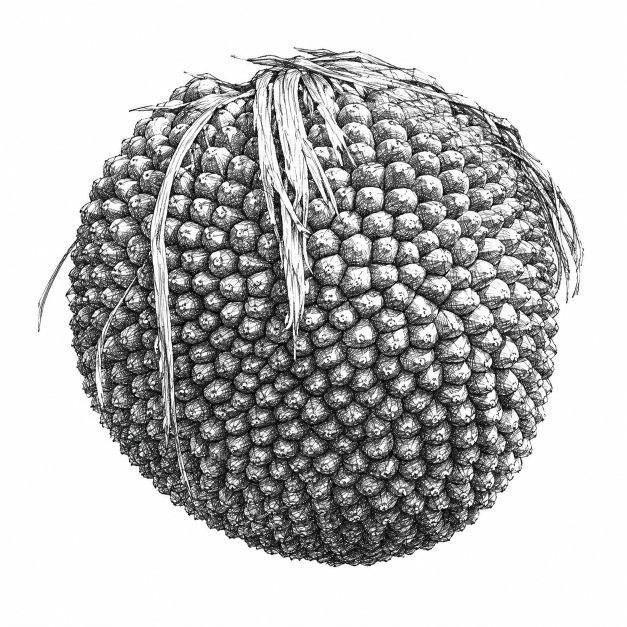
#> input picture 15_Off-Market/Concepts/Near_beach_palm_reveal/Other images/Pandanas_Palm_Fruit.png, 1254 x 1254 px (shown at 1/2 size)
$ python build_fruit_sprites.py
#> lines starting #> are read from the running program, lines starting #| are printed output that depends on the picture
#!/usr/bin/env python3
"""
build_fruit_sprites.py — turn the hand-drawn fruit into a rolling sprite sheet.

Takes `Other images/Pandanas_Palm_Fruit.png` (a front-on pen-and-ink pandanus
head) and wraps its real drupe texture around a sphere, rendering N frames of
one full barrel roll about the horizontal long axis.

Why this rather than drawing the fruit procedurally: the procedural version
never matched the hand of the tree. Why this rather than asking for 24 drawn
frames: a rolling object has to be pixel-consistent frame to frame or it
strobes, and separately-drawn frames never are. Here every frame comes from one
source image through one 3D mapping, so consistency is structural.

Two things the source forces:
  * Bracts hang across the fruit's face. They would smear round the sphere as it
    rolled, so the texture is sampled from a strand-free patch of drupes rather
    than from the whole fruit.
  * The drawing has its own baked-in lighting (bright upper-left). That must be
    flattened out, or the highlight would rotate WITH the surface instead of
    staying where the light is. The patch is de-lit, then re-lit per frame.

Run:  python3 build_fruit_sprites.py
Out:  fruit_sprites.png  (grid) + fruit_sprites.json (metadata)
"""

import json
import math
from pathlib import Path

import numpy as np
from PIL import Image, ImageFilter

HERE = Path(__file__).resolve().parent
SOURCE = HERE / "Other images" / "Pandanas_Palm_Fruit.png"

# --- tuning -----------------------------------------------------------------
PATCH_CENTRE = (830, 860)   # strand-free drupes (see patch candidates A-D)
PATCH = 340
FRAMES = 24                 # one full revolution; at 2.7s that is ~9fps of spin
TILE = 200                  # px per frame; it is only ever drawn at ~154px
COLS = 6
DRUPES_ACROSS = 8.0         # across the visible diameter
DRUPES_IN_PATCH = 6.0       # roughly how many the sampled patch spans
DELIGHT_BLUR = 34           # radius used to flatten the drawing's own shading
LIGHT = (-0.46, 0.66, 0.60)  # upper-left, toward the viewer
AMBIENT = 0.34
# The sphere is drawn smaller than the tile so protruding drupes have room to
# break the outline without being clipped by the tile edge.
BASE_R = 0.88
BUMP = 0.042                # how far a drupe top stands proud of the body
# ----------------------------------------------------------------------------


def delit_patch() -> np.ndarray:
    """Sampled drupes with the drawing's large-scale shading divided out, so we
    can apply our own lighting per frame."""
    im = Image.open(SOURCE).convert("L")
    x, y = PATCH_CENTRE
    p = im.crop((x - PATCH // 2, y - PATCH // 2, x + PATCH // 2, y + PATCH // 2))
    a = np.asarray(p).astype(np.float32) / 255.0
    base = np.asarray(p.filter(ImageFilter.GaussianBlur(DELIGHT_BLUR))).astype(np.float32) / 255.0
    flat = a / np.clip(base, 0.06, None)
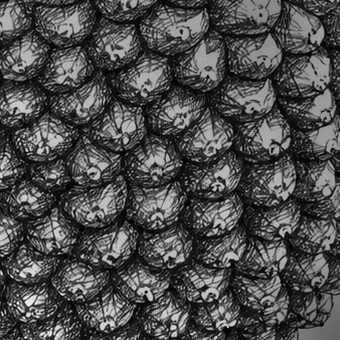
#> flat: shape (340, 340) float32; min 0, max 3.31, mean 1; drawn with min black and max white
    lo, hi = np.quantile(flat, 0.01), np.quantile(flat, 0.99)
#> lo = 0.0769; hi = 2.55
    flat = np.clip((flat - lo) / max(hi - lo, 1e-6), 0.0, 1.0)
    print(f"  de-lit patch {flat.shape}  mean {flat.mean():.3f}")
#|   de-lit patch (340, 340)  mean 0.374
    return flat


def build_wrap_texture(patch: np.ndarray, w: int, h: int) -> np.ndarray:
    """A texture of exactly (h, w) that is periodic in v (around the roll axis).

    Only v has to wrap — u runs along the axis and is traversed once. Mirror
    tiling was the first attempt and it put an obvious reflected seam down every
    sphere, because a reflection is a symmetry the eye reads instantly in a
    regular pattern like packed drupes. Tiling forward with a feathered
    cross-fade at each junction has no symmetry to spot.
    """
#> called with w = 453, h = 1424
    ph, pw = patch.shape
    band = ph // 4
    reps = int(np.ceil(h / (ph - band))) + 1
    col = np.zeros((reps * (ph - band) + band, pw), np.float32)
    ramp = np.linspace(0, 1, band, dtype=np.float32)[:, None]
    y = 0
    for r in range(reps):
        # shift each repeat sideways so the tiling does not line up in columns
        tile = np.roll(patch, (r * 97) % pw, axis=1)
        if r == 0:
            col[0:ph] = tile
        else:
            col[y:y + band] = col[y:y + band] * (1 - ramp) + tile[:band] * ramp
            col[y + band:y + ph] = tile[band:]
        y += ph - band
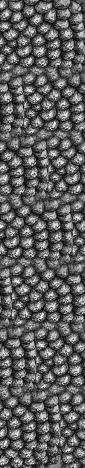
#> col: shape (1870, 340) float32 (shown at 1/4 size); min 0, max 1, mean 0.374
#> after the loop, y = 1785
    col = col[:h + band]
#> col: shape (1509, 340) float32

    # close the loop: fade the tail back into the head
    out = col[:h].copy()
    out[:band] = out[:band] * ramp + col[h:h + band] * (1 - ramp)
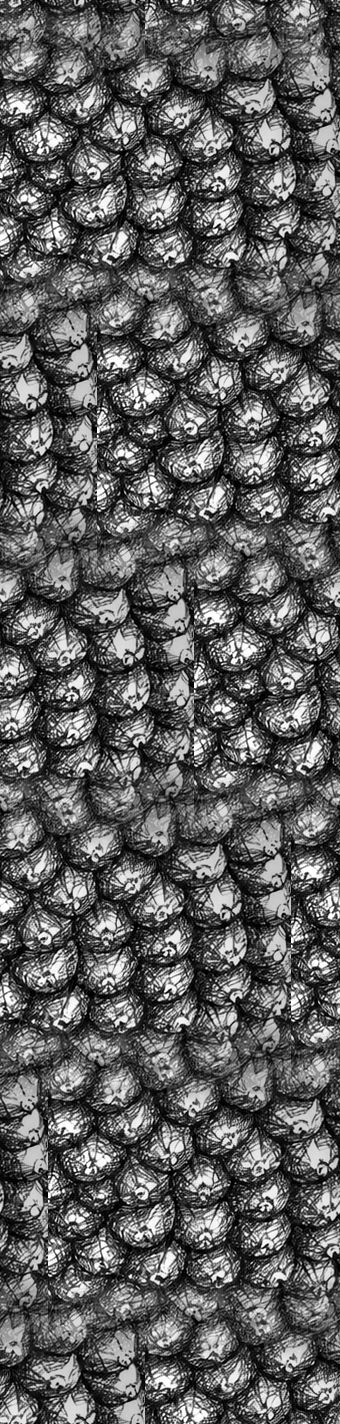
#> out: shape (1424, 340) float32; min 0, max 1, mean 0.374

    if pw != w:
        idx = np.clip((np.arange(w) / w * pw).astype(np.int64), 0, pw - 1)
        out = out[:, idx]
#> out: shape (1424, 453) float32
    return out


def sample_wrap(tex: np.ndarray, u: np.ndarray, v: np.ndarray) -> np.ndarray:
    """Bilinear: clamp along the axis, wrap around it."""
    h, w = tex.shape
    x0, y0 = np.floor(u).astype(np.int64), np.floor(v).astype(np.int64)
    fx, fy = u - x0, v - y0
    x0c, x1c = np.clip(x0, 0, w - 1), np.clip(x0 + 1, 0, w - 1)
    y0c, y1c = np.mod(y0, h), np.mod(y0 + 1, h)
    a = tex[y0c, x0c] * (1 - fx) + tex[y0c, x1c] * fx
    b = tex[y1c, x0c] * (1 - fx) + tex[y1c, x1c] * fx
    return a * (1 - fy) + b * fy


def render(tex: np.ndarray) -> Image.Image:
    px_per_drupe = PATCH / DRUPES_IN_PATCH
    # along the roll axis: the visible diameter spans DRUPES_ACROSS drupes
    span_axis = DRUPES_ACROSS * px_per_drupe
    # around the axis: a full turn is pi x the diameter
    span_round = DRUPES_ACROSS * math.pi * px_per_drupe
    TEXW, TEXH = int(round(span_axis)), int(round(span_round))
    tex = build_wrap_texture(tex, TEXW, TEXH)
    # A separate height map at DRUPE scale. Displacing by the raw texture makes
    # every pen stroke a spike and the fruit comes out looking like a chestnut —
    # the outline should be chewed up by the drupes, not by the hatching.
    drupe_px = PATCH / DRUPES_IN_PATCH
    hb = Image.fromarray((tex * 255).astype(np.uint8)).filter(
        ImageFilter.GaussianBlur(drupe_px * 0.22))
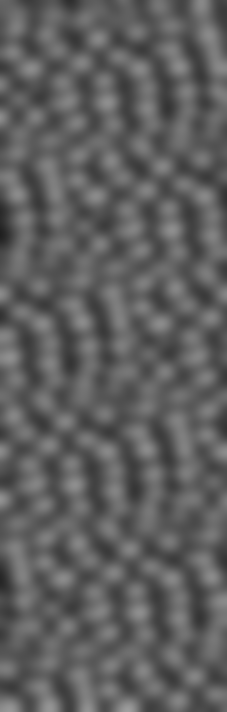
#> hb: PIL image 453x1424 L (shown at 1/2 size); min 31, max 158, mean 94.8
    height = np.asarray(hb).astype(np.float32) / 255.0
    hlo, hhi = np.quantile(height, 0.05), np.quantile(height, 0.95)
#> hlo = 0.259; hhi = 0.486
    height = np.clip((height - hlo) / max(hhi - hlo, 1e-6), 0, 1)
    print(f"  wrap texture {tex.shape}  height map blur {drupe_px*0.22:.1f}px")
#|   wrap texture (1424, 453)  height map blur 12.5px

    lx, ly, lz = LIGHT
    ln = math.sqrt(lx * lx + ly * ly + lz * lz)
    lx, ly, lz = lx / ln, ly / ln, lz / ln

    g = (np.arange(TILE) + 0.5) / TILE * 2 - 1
    GX, GY = np.meshgrid(g, -g)
    # work in units where the body has radius 1, then scale into the tile
    X, Y = GX / BASE_R, GY / BASE_R
    rq = np.sqrt(X * X + Y * Y)
    # Beyond the body radius we are on a protruding drupe, so clamp the surface
    # point to the rim rather than going imaginary.
    rc = np.clip(rq, 1e-6, 1.0)
    Xc, Yc = X / np.maximum(rq, 1.0), Y / np.maximum(rq, 1.0)
    Z = np.sqrt(np.clip(1.0 - np.minimum(rq, 1.0) ** 2, 0, None))

    rows = math.ceil(FRAMES / COLS)
    sheet = Image.new("RGBA", (COLS * TILE, rows * TILE), (0, 0, 0, 0))
#> sheet: PIL image 1200x800 RGBA; every value is 0

    for f in range(FRAMES):
        rot = f / FRAMES * 2 * math.pi
        # Un-rotate the surface point to find where it sits on the texture.
        # Rotation is about X, so the axial coordinate never changes — only the
        # angle around the axis does. That IS the barrel roll.
        ny = Yc * math.cos(-rot) - Z * math.sin(-rot)
        nz = Yc * math.sin(-rot) + Z * math.cos(-rot)
        theta = np.arctan2(ny, nz)

        u = (Xc + 1) * 0.5 * (TEXW - 1)
        v = (theta + math.pi) / (2 * math.pi) * TEXH
        val = sample_wrap(tex, u, v)

        # --- silhouette displacement ------------------------------------
        # A perfect circle is the one thing that gives this away as geometry:
        # on a real head the drupes stand proud and chew up the outline. Push
        # the alpha boundary out by the drupe height sampled AT THE RIM, so the
        # bumps belong to the drupes actually sitting on the edge — and change
        # as it rolls, rather than being a fixed decorative wobble.
        # Along the silhouette the texture angle is constant for the top half
        # and flips by pi for the bottom, so sampling it directly leaves a hard
        # notch where the two meet — at the poles of the roll axis, the left and
        # right extremes. Sample both and cross-fade through the flip.
        th_up = math.atan2(math.cos(rot), -math.sin(rot))
        th_dn = th_up + math.pi
        v_up = (th_up + math.pi) / (2 * math.pi) * TEXH
        v_dn = (th_dn + math.pi) / (2 * math.pi) * TEXH
        h_up = sample_wrap(height, u, np.full_like(u, v_up))
        h_dn = sample_wrap(height, u, np.full_like(u, v_dn))
        sgn = np.clip(Yc / 0.22, -1, 1)                  # smooth sign of sin(phi)
        w_up = (sgn + 1) * 0.5
        rim_h = h_up * w_up + h_dn * (1 - w_up)
        edge_r = 1.0 + BUMP * (1.0 - rim_h)   # ink (dark in source) = drupe body

        # relight: our own lambert on the flattened texture
        lam = np.clip(X * lx + Y * ly + Z * lz, 0, None)
        shade = AMBIENT + (1 - AMBIENT) * np.power(lam, 0.85)
        # The source is dark ink on white paper. The deck's dark theme is the
        # drawing inverted — the tree's strokes read LIGHT on black — so the
        # fruit has to be inverted too or it sits on the page as a dark blob
        # while the tree beside it is bright.
        ink = 1.0 - val
        out = np.clip((ink * 0.86 + 0.14) * shade, 0, 1)

        rgb = (out * 255).astype(np.uint8)
        # feather in units of the body radius, so it scales with the sprite
        a = np.clip((edge_r - rq) / 0.030, 0, 1)
        alpha = (a * 255).astype(np.uint8)

        tile = np.dstack([rgb, rgb, rgb, alpha])
        img = Image.fromarray(tile, "RGBA")
        sheet.paste(img, ((f % COLS) * TILE, (f // COLS) * TILE))
        if f % 9 == 0:
            print(f"  frame {f:2d}/{FRAMES}")
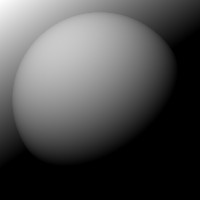
#> lam: shape (200, 200) float64; min 0, max 1.26, mean 0.388; drawn with min black and max white
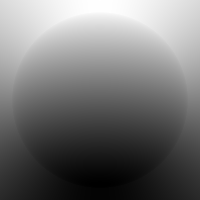
#> ny: shape (200, 200) float64; min -1, max 0.966, mean -0.105; drawn with min black and max white
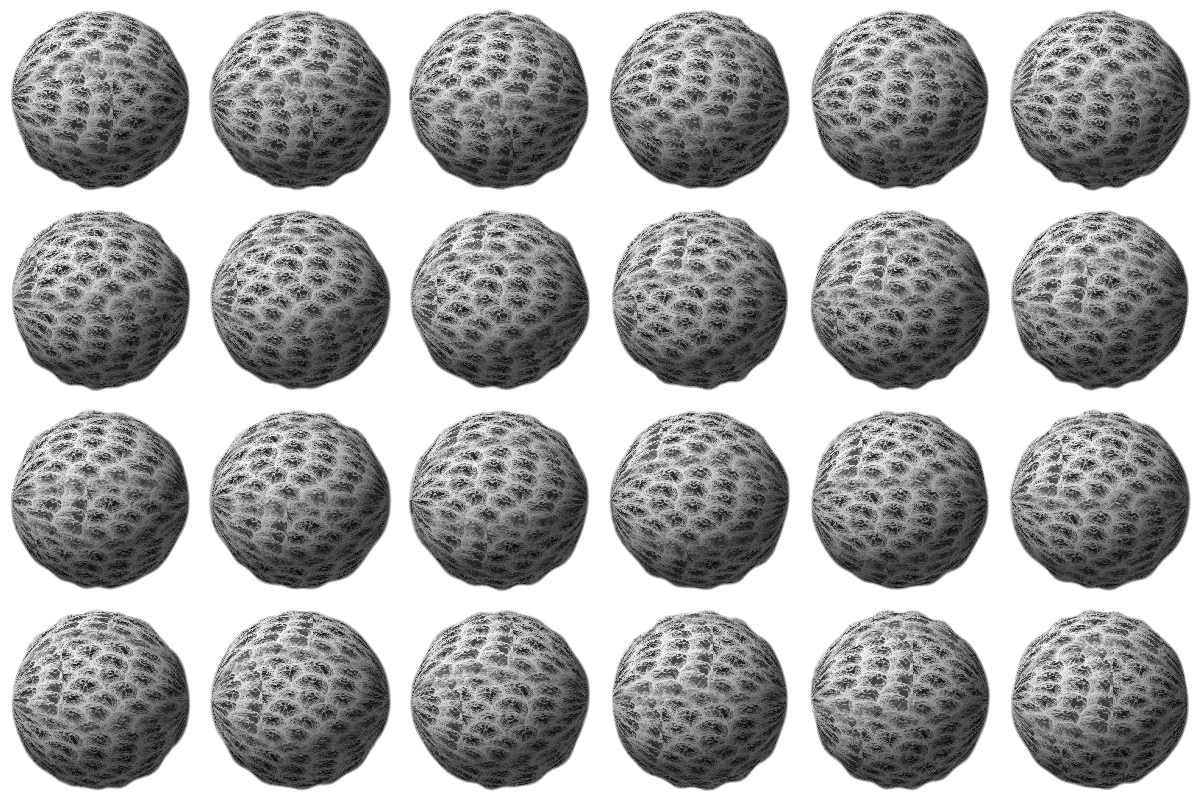
#> sheet: PIL image 1200x800 RGBA; mean R, G, B, A 105.5, 105.5, 105.5, 157.2; transparent parts drawn white

    return sheet


def main() -> None:
    if not SOURCE.exists():
        raise SystemExit(f"source sketch not found: {SOURCE}")
    print(f"reading {SOURCE.name}")
    tex = delit_patch()
    sheet = render(tex)
    # The sheet is greyscale ink with an alpha cut-out; storing it as RGBA
    # triples the payload for three identical channels. LA is what it actually
    # is, and this is a real page asset, not a local file.
    out = HERE / "fruit_sprites.png"
    sheet.convert("LA").save(out, optimize=True)
    meta = {"frames": FRAMES, "tile": TILE, "cols": COLS,
            "rows": math.ceil(FRAMES / COLS), "baseR": BASE_R,
            "source": SOURCE.name, "note": "one full barrel roll about the horizontal long axis"}
    (HERE / "fruit_sprites.json").write_text(json.dumps(meta, indent=2))
    print(f"  wrote {out.name}  {sheet.size}  ({out.stat().st_size/1024:.0f} KB)")
#|   wrote fruit_sprites.png  (1200, 800)  (968 KB)


if __name__ == "__main__":
    main()

$ run again, with 15_Off-Market/Concepts/Near_beach_palm_reveal/Other images/Whale_V2.png copied over 15_Off-Market/Concepts/Near_beach_palm_reveal/Other images/Pandanas_Palm_Fruit.png
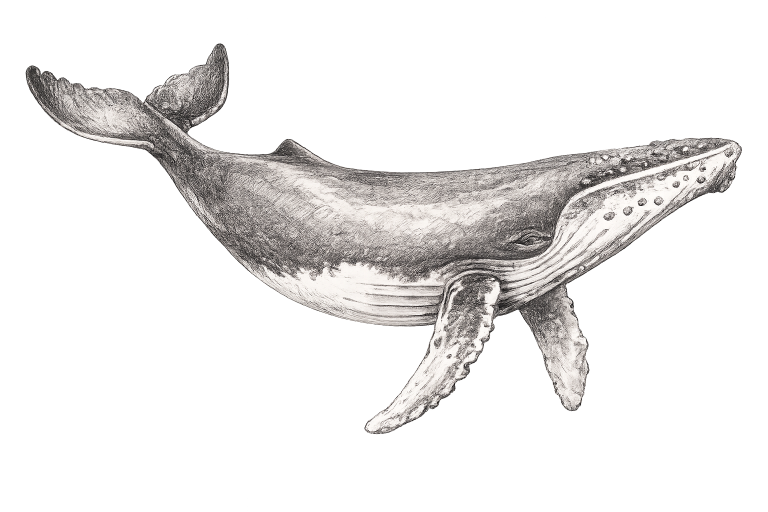
#> input picture 15_Off-Market/Concepts/Near_beach_palm_reveal/Other images/Whale_V2.png, 1536 x 1024 px (shown at 1/2 size)
#> lo = 0; hi = 1.49
#|   de-lit patch (340, 340)  mean 0.686
#> after the loop in build_wrap_texture, `for r in range(reps):`:
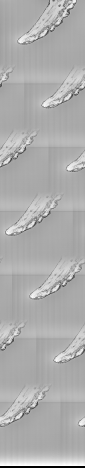
#> col: shape (1870, 340) float32 (shown at 1/4 size); min 0, max 1, mean 0.682
#> after the loop in build_wrap_texture, `for r in range(reps):`: y = 1785
#> hlo = 0.639; hhi = 0.753
#|   wrap texture (1424, 453)  height map blur 12.5px
#> after the loop in render, `for f in range(FRAMES):`:
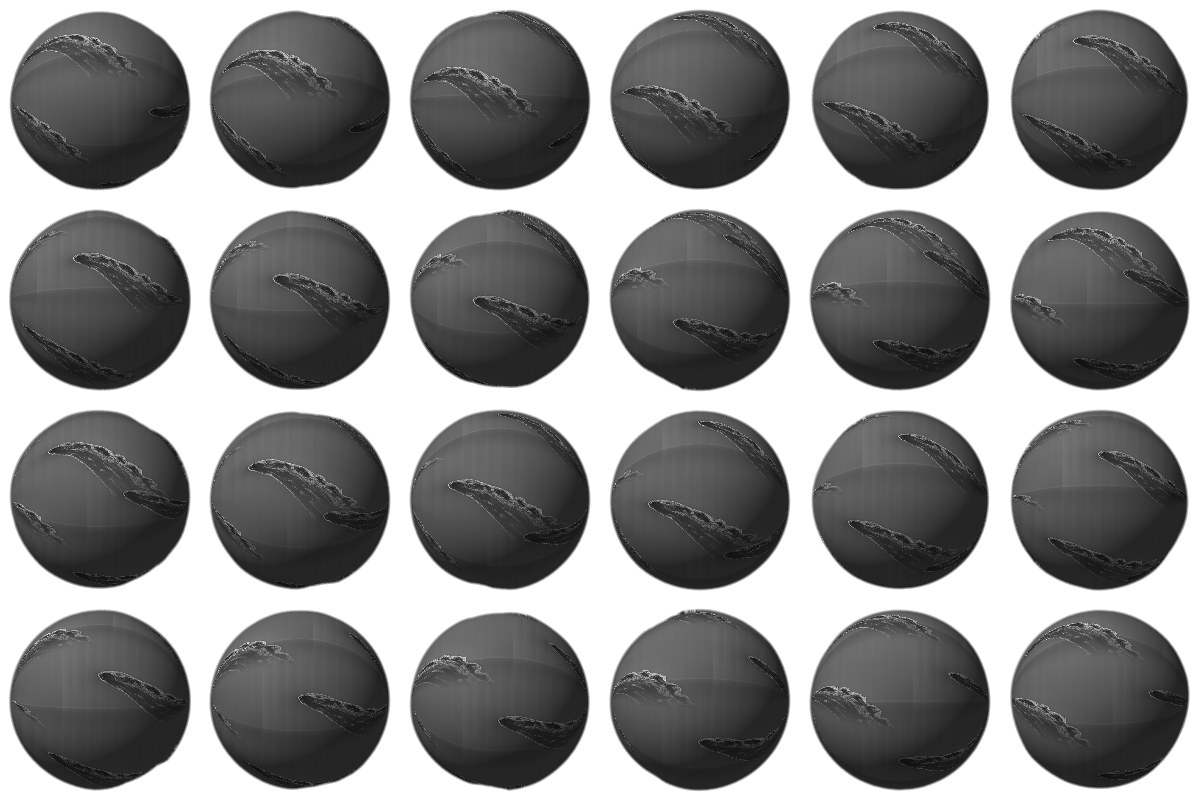
#> sheet: PIL image 1200x800 RGBA; mean R, G, B, A 64.3, 64.3, 64.3, 159.2; transparent parts drawn white
#|   wrote fruit_sprites.png  (1200, 800)  (968 KB)

$ run again, with 15_Off-Market/Concepts/Near_beach_palm_reveal/Other images/whale_watercolour.png copied over 15_Off-Market/Concepts/Near_beach_palm_reveal/Other images/Pandanas_Palm_Fruit.png
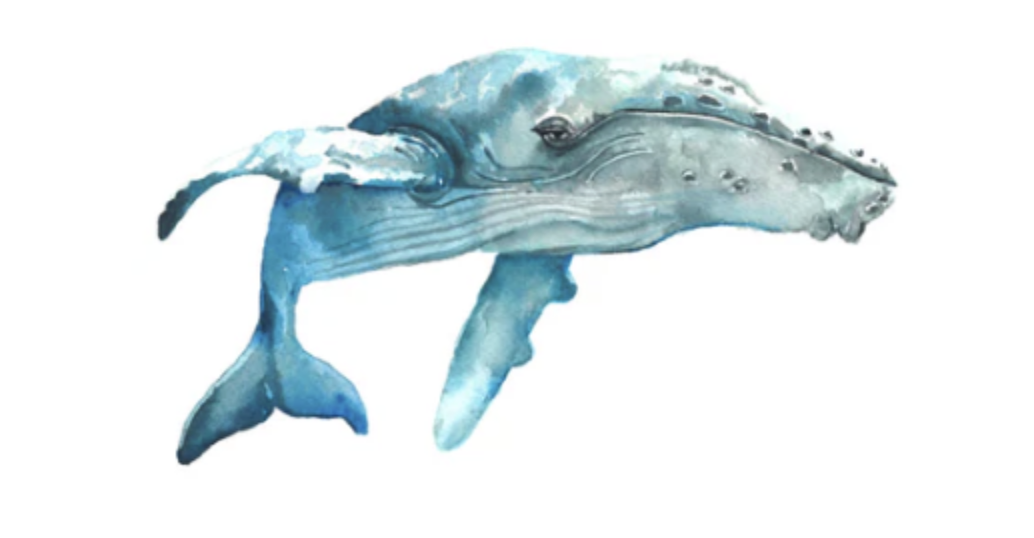
#> input picture 15_Off-Market/Concepts/Near_beach_palm_reveal/Other images/whale_watercolour.png, 1034 x 538 px
#> p: PIL image 340x340 L; every value is 0
#> a: shape (340, 340) float32; every value is 0
#> lo = 0
#|   de-lit patch (340, 340)  mean 0.000
#> after the loop in build_wrap_texture, `for r in range(reps):`: y = 1785
#> hb: PIL image 453x1424 L; every value is 0
#> hlo = 0
#|   wrap texture (1424, 453)  height map blur 12.5px
#> after the loop in render, `for f in range(FRAMES):`:
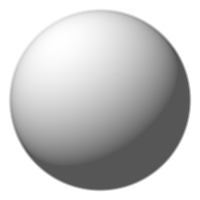
#> img: PIL image 200x200 RGBA; mean R, G, B, A 155.3, 155.3, 155.3, 163.6; transparent parts drawn white
#> after the loop in render, `for f in range(FRAMES):`:
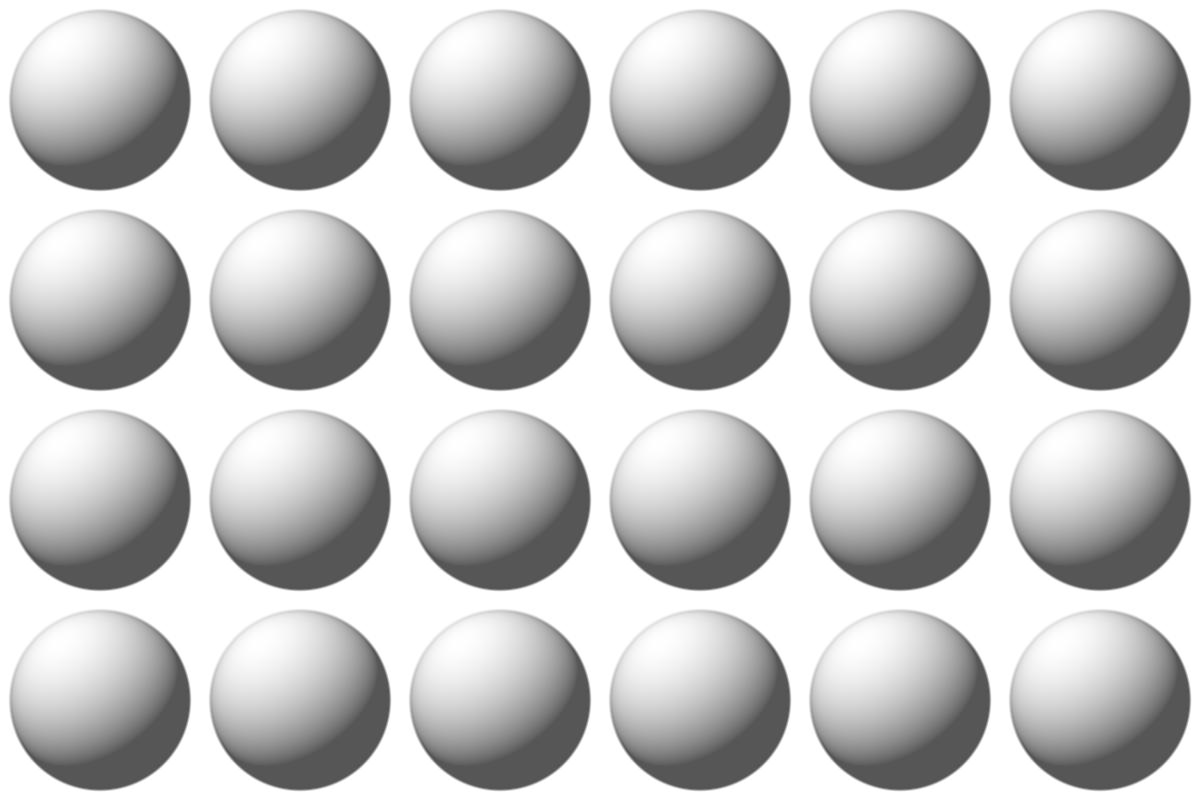
#> sheet: PIL image 1200x800 RGBA; mean R, G, B, A 155.3, 155.3, 155.3, 163.6; transparent parts drawn white
#|   wrote fruit_sprites.png  (1200, 800)  (968 KB)
